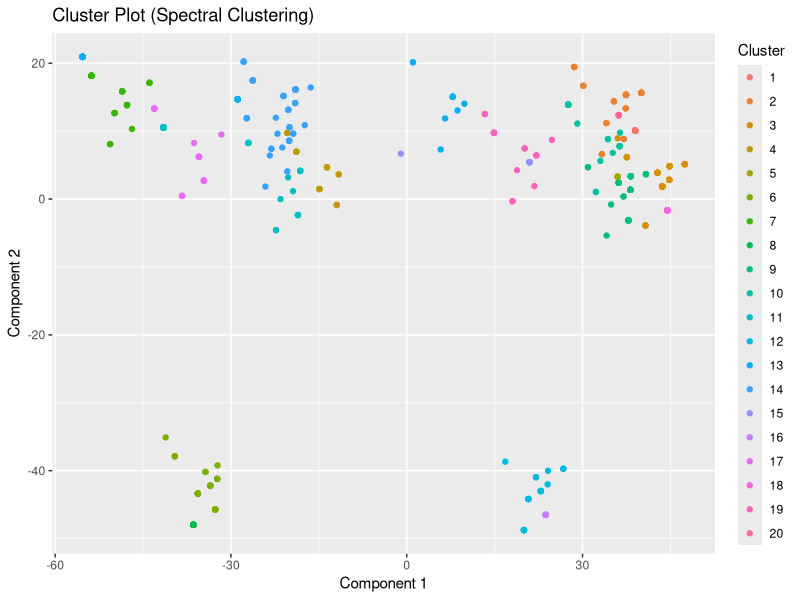

The R source for this figure:
# Load required libraries
library(kernlab)
library(igraph)
library(caret)
library(readr)

# Load the LWCA matrix from CSV (assuming header row is absent)
data <- read_csv("modified_output.csv", col_names = FALSE)
LWCA_matrix <- as.matrix(data)

# Remove constant/zero columns
LWCA_matrix <- LWCA_matrix[, apply(LWCA_matrix, 2, var) != 0]

# Define the number of clusters (communities)
n_clusters <- 20  # Adjust as needed based on your data

# Perform spectral clustering
sc <- specc(LWCA_matrix, centers = n_clusters)

# Get cluster assignments
cluster_assignments <- sc@.Data

# Print cluster assignments
print(cluster_assignments)

# If you want to visualize the clusters, you can use a PCA plot
pca <- prcomp(LWCA_matrix)
reduced_data <- data.frame(pca$x[, 1:2])
names(reduced_data) <- c("PC1", "PC2")
reduced_data$cluster <- as.factor(cluster_assignments)

ggplot(reduced_data, aes(x = PC1, y = PC2, color = cluster)) +
  geom_point() +
  labs(color = "Cluster", x = "Component 1", y = "Component 2", title = "Cluster Plot (Spectral Clustering)")
#################################
# Load required libraries
library(mclust)
library(MLmetrics)

# Load ground truth data (assuming CSV format with header "node", "cluster_id")
ground_truth <- read_csv("ground_truth_community_membership.csv")
ground_truth_labels <- ground_truth$cluster_id  # Assuming cluster IDs are in the second column

# Calculate F1-score (treating clustering as a classification task)
# Note: F1 Score in R is typically used for binary classification. For multi-class classification, we calculate the average F1 Score.
f1 <- MLmetrics::F1_Score(y_pred = factor(cluster_assignments), y_true = factor(ground_truth_labels), positive = NULL)
print(paste("F1-score:", f1))

# Calculate NMI (using adjusted_rand_score as an alternative)
nmi <- mclust::adjustedRandIndex(cluster_assignments, ground_truth_labels)
print(paste("Normalized Mutual Information (NMI):", nmi))
